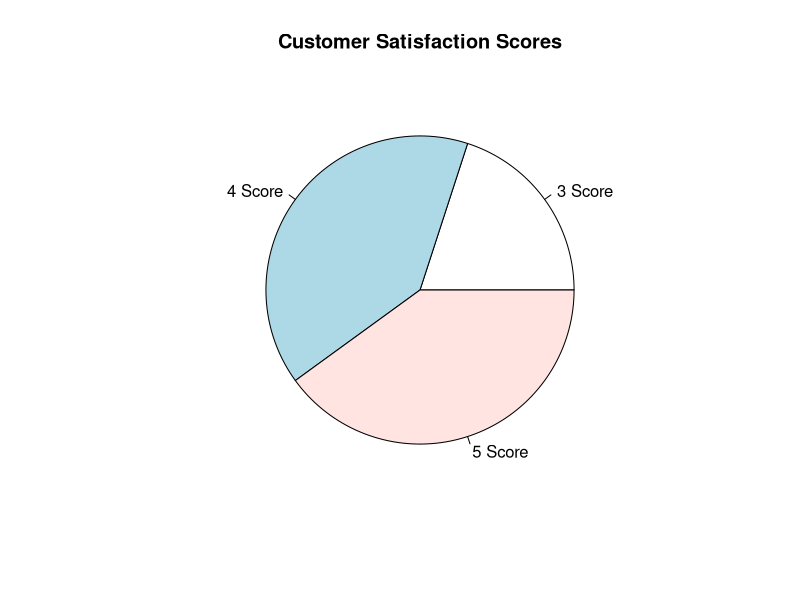

The R script that drew this image:
# ==========================================
# PROGRAM 2: PIE CHART OF SATISFACTION SCORES
# ==========================================

# Satisfaction scores
satisfaction <- c(4, 5, 3, 4, 5)

# Calculate frequency of each score
score_count <- table(satisfaction)

# Create pie chart
pie(
  score_count,
  labels = paste(names(score_count), "Score"),
  main = "Customer Satisfaction Scores"
)
